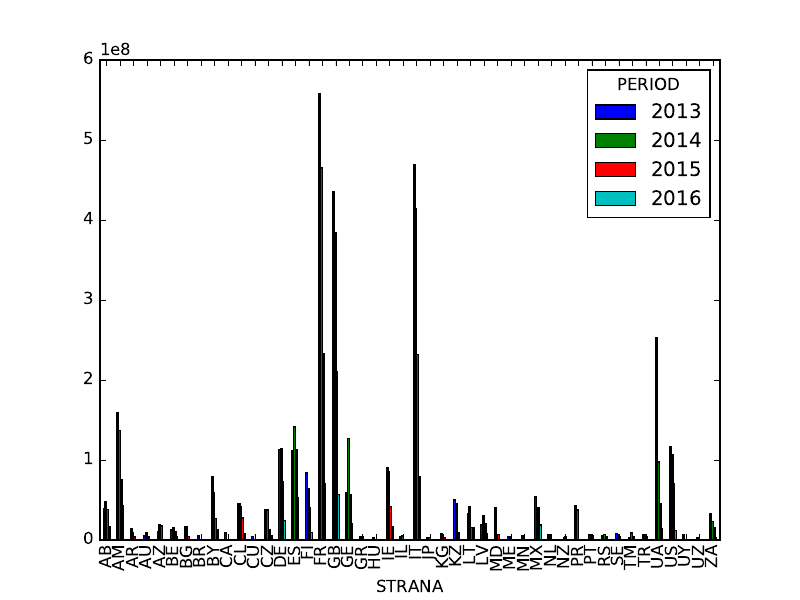

Write the Python code that produced this figure.

import pandas as pd
import matplotlib.pyplot as plt

datafile = pd.read_csv('TCBT.csv', encoding='ISO-8859-1', delimiter=',')
data_3_8 = datafile[datafile.TNVED < u'2209'][datafile.TNVED > u'2202']

data_3_8 = data_3_8.drop(data_3_8.columns[[0,3,4,7,8,9]], axis=1)
data_3_8 = data_3_8[ data_3_8.STOIM > 3250000 ]

Str_Per_Stoim = data_3_8.groupby('PERIOD').size()
Str_Per_Stoim = data_3_8.pivot_table(index='STRANA', columns = 'PERIOD' , values='STOIM', aggfunc=sum, fill_value=0)
Str_Per_Stoim.plot(kind = 'bar', stacked = False, legend = True)

print(Str_Per_Stoim)
plt.savefig('task49.pdf')
plt.show()